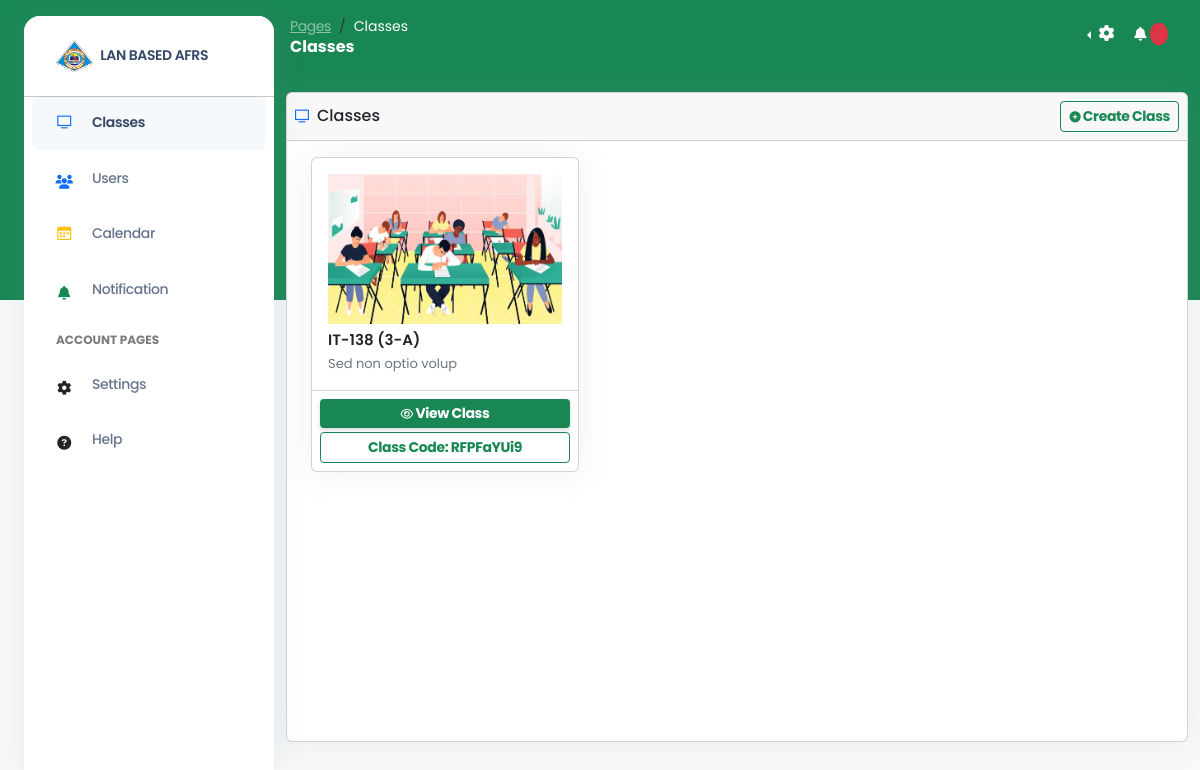
Before: /index.php?page=classes (signed in) with the older database file.
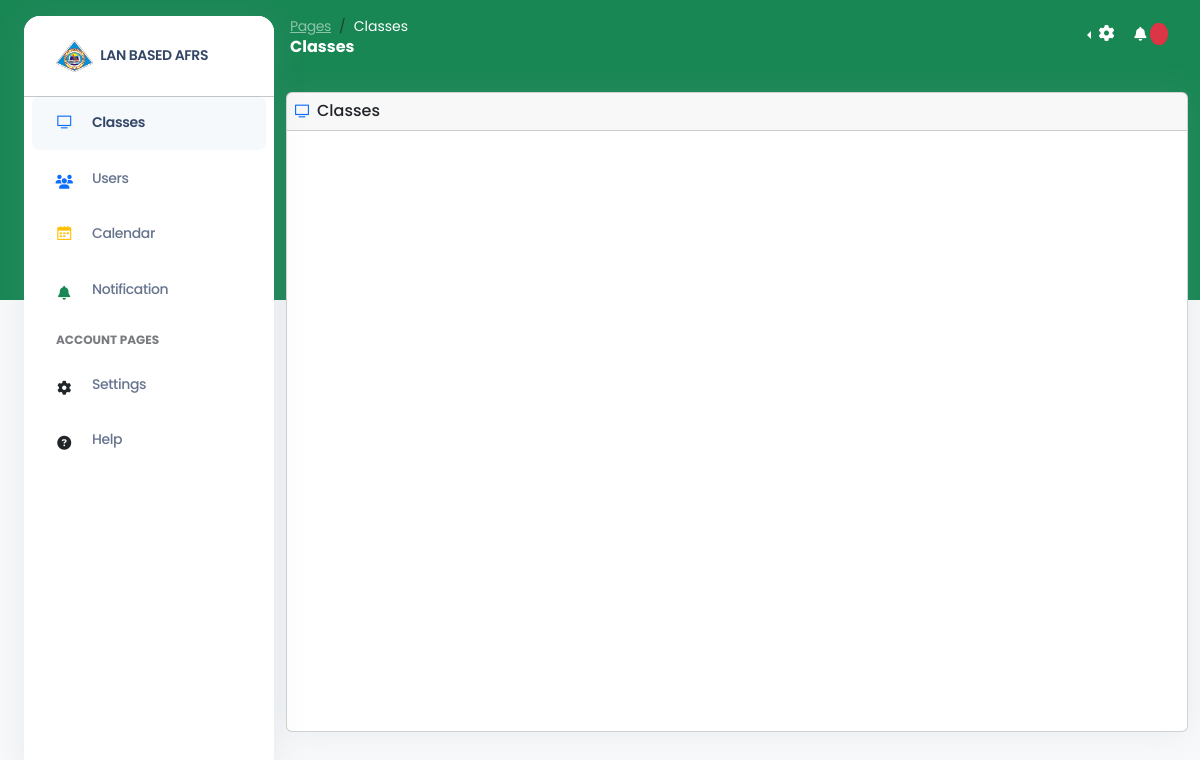
After: the same page with the newer database file.
### tables this page shows
CREATE TABLE `class` (
  `class_id` int(255) NOT NULL,
  `user_id` int(255) NOT NULL,
  `class_image` varchar(255) DEFAULT NULL,
  `classname` varchar(255) NOT NULL,
  `section` varchar(255) NOT NULL,
  `room` varchar(255) NOT NULL,
  `subject` varchar(255) NOT NULL,
  `class_status` int(2) NOT NULL,
  `classaddeddate` datetime NOT NULL,
  `classcode` varchar(255) NOT NULL,
  `schedclass_lecture` varchar(255) NOT NULL,
  `schedclass_lab` varchar(255) NOT NULL,
  `room_lab` varchar(255) NOT NULL,
  `course` varchar(255) NOT NULL,
  `program` varchar(255) NOT NULL,
  `classroom_lecture` varchar(255) NOT NULL,
  `classroom_lab` varchar(255) NOT NULL
);

### config/database.php (called while the page is built, shortened)
<?php
$host = "localhost";
$username = "root";
$password = "";
$database = "lanbased";
$conn = mysqli_connect($host, $username, $password, $database);
function find_where($table, $columns_and_values, $limit = null)
{
    global $conn;
    $sql = "SELECT * FROM $table WHERE ";
    $params = [];
    $types = "";
    $i = 0;
    foreach ($columns_and_values as $column => $value) {
        $sql .= "$column = ? ";
        $params[] = &$columns_and_values[$column];
        $types .= "s";
    }
    $stmt = mysqli_prepare($conn, $sql);
    array_unshift($params, $types);
    call_user_func_array(array($stmt, "bind_param"), $params);
    $stmt->execute();
    $result = $stmt->get_result();
    return $result->fetch_all(MYSQLI_ASSOC);
}

### views/classes.php (the view, shortened to what this page needs)
<?php
if ($_SESSION['usertype'] == 1) {
    $classes = find_where('class', ['user_id' => $_SESSION['user_id']]);
} else if ($_SESSION['usertype'] == 2) {
    $classes = findAll('class');
}
?>
<div class="container-fluid py-4">
    <div class="row">
        <div class="col-12">
            <div class="card mb-4">
                <div class="card-header d-flex p-2  align-items-center justify-content-between">
                    <div class="d-flex gap-2 ">
                        <i class="ni ni-tv-2 text-primary text-sm opacity-10"></i>
                        <h6 class="mb-0">Classes</h6>
                    </div>
                    <?php if ($_SESSION['usertype'] == 1) : ?>
                        <a href="?page=add class" class="btn font-bold btn-sm btn-outline-success mb-0 btn-outline">
                            <i class="fa fa-plus-circle"></i>
                            Create Class
                        </a>
                    <?php endif; ?>
                </div>
                <div class="card-body px-0 pt-0 pb-2 px-4 classes-card">
                    <div class="d-flex">
                        <div class="h-100 w-100">
                            <?php if ($classes) : ?>
                                <div class="row mt-3">
                                    <?php foreach ($classes as $class) : ?>
                                        <div class="col-sm-12 col-md-4  mb-xl-0 mb-4">
                                            <div class="card">
                                                <div class="card-body p-3">
                                                    <div class="class-images">
                                                        <img src="<?= empty($class['class_image']) || $class['class_image'] == ""  ? "public/assets/img/class_default.jpg" :  $class['class_image'] ?>" class="preview-image ">
                                                    </div>
                                                    <p class="m-0 mt-1 class-title"><?= $class['classname'] ?> (<?= $class['section'] ?>)</p>
                                                    <p class="m-0 class-room text-secondary"><?= $class['room'] ?></p>
                                                </div>
                                                <div class="card-footer py-0 py-2 px-2">
                                                    <a href="?page=class work&class_id=<?= $class['class_id'] ?>" class="btn btn-sm btn-success w-100 mb-0 btn-options-text">
                                                        <i class="fa fa-eye"></i>
                                                        View Class
                                                    </a>
                                                    <button id="copyButton" class-code="<?= $class['classcode'] ?>" class="btn btn-outline-success btn-sm w-100 mb-0 mt-1 btn-options-text">Class Code: <?= $class['classcode'] ?></button>
                                                </div>
                                            </div>
                                        </div>
                                    <?php endforeach; ?>
                                </div>
                            <?php endif; ?>
                        </div>
                    </div>
                </div>
            </div>
        </div>
    </div>
</div>

Changed rows visible on the page:
removed class: classname "IT-138", section "3-A", room "Sed non optio volup", classcode "RFPFaYUi9"
Other visible differences:
text no longer shown: "Create Class"
